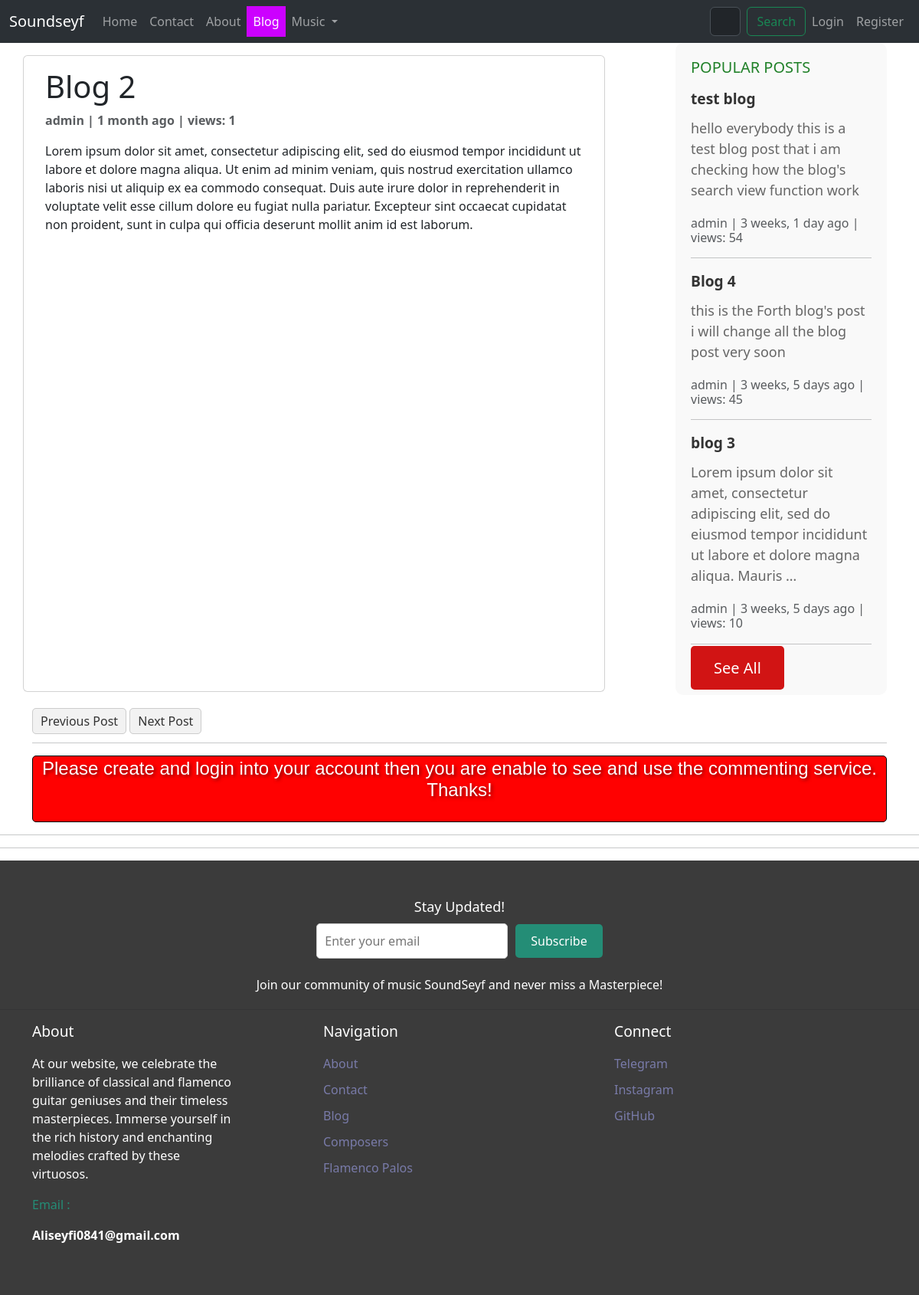
The page /blog/blog_two on the database its author committed.
### blog/models.py (models this page shows, shortened)
class Post(models.Model):
    title = models.CharField(max_length=255,unique=True)
    slug = models.SlugField(max_length=255,unique=True)
    author = models.ForeignKey(User,on_delete=models.CASCADE,null=True)
    content = models.TextField(null=True,blank=True)
    created_on = models.DateTimeField(auto_now_add=True)
    updated_on = models.DateTimeField(auto_now=True)
    published_on = models.DateTimeField(null=True)
    status = models.CharField(max_length=255,choices=STATUS_CHOICES)
    counted_views = models.IntegerField(default=0)
    login_required = models.BooleanField(default=False)
    class Meta:
        ordering = ['-created_on']

### blog/views.py (the view)
# urls.py: path('<slug:slug>',views.DetailView.as_view(),name="blog-single"),
class DetailView(generic.DetailView):
    model = Post
    template_name = "blog/blog-single.html"
    context_object_name = "post"
    def get(self, request, *args, **kwargs):
        response = super().get(request, *args, **kwargs)
        self.object.counted_views += 1
        self.object.save()
        return response
    def get_context_data(self, **kwargs):
        context = super().get_context_data(**kwargs)
        post = self.object
        previous_post = Post.objects.filter(id__lt=post.id).order_by('-id').first()
        next_post = Post.objects.filter(id__gt=post.id).order_by('id').first()
        context['previous_post'] = previous_post
        context['next_post'] = next_post
        return context

### blog/templatetags/blog-tags.py (called while the page is built)
@register.inclusion_tag('blog/sidebar.html')
def popularpost():
    popularposts = Post.objects.all().order_by('-counted_views')[:3]
    return  {"popularposts":popularposts}

### templates/blog/blog-single.html (shortened to what this page needs)
{% load static %}
{% load humanize %}
{% load blog-tags %}
<!DOCTYPE html>
<html lang="en">
<head>
    <link href="https://cdn.jsdelivr.net/npm/bootstrap@5.3.3/dist/css/bootstrap.min.css" rel="stylesheet"
>
    <link rel="stylesheet" type="text/css" href="{% static 'css/styles.css' %}">
</head>
<body data-bs-theme="light">
    <nav class="navbar navbar-expand-lg bg-body-tertiary" data-bs-theme="dark">
        <div class="container-fluid">
            <a class="navbar-brand" href="{% url 'website:index' %}">Soundseyf</a>
            <div class="collapse navbar-collapse" id="navbarSupportedContent">
                <ul class="navbar-nav me-auto mb-2 mb-lg-0">
                    <li class="nav-item">
                        <a class="nav-link {% if request.path == '/' %}active{% endif %}" aria-current="page"
                            href="{% url 'website:index' %}">Home</a>
                    </li>
                    <li class="nav-item">
                        <a class="nav-link {% if '/contact/' in request.path %}active{% endif %}"
                            href="{% url 'website:contact' %}">Contact</a>
                    </li>
                    <li class="nav-item">
                        <a class="nav-link {% if '/about/' in request.path %}active{% endif %}"
                            href="{% url 'website:about' %}">About</a>
                    </li>
                    <li class="nav-item">
                        <a class="nav-link {% if '/blog/' in request.path %}active{% endif %}"
                            href="{% url 'blog:blog-home' %}">Blog</a>
                    </li>
                    <li class="nav-item dropdown">
                        <a class="nav-link dropdown-toggle dropdown-toggle-arrow {% if '/music/' in request.path %}active{% endif %}"
                            href="#" role="button" data-bs-toggle="dropdown" aria-expanded="false">
                            Music
                        </a>
                    </li>
                </ul>
                <form style="padding-left: 45%;" method="get" class="d-flex me-auto" role="search"
                    action="{% url 'music:search' %}">
                    <input class="form-control me-2" name="s" type="search" placeholder="Search Composer fullname"
                        aria-label="Search" list="composer-list">
                    <button class="btn btn-outline-success" type="submit">Search</button>
                </form>
                <ul class="navbar-nav ms-auto">
                    {% if request.user.is_authenticated %}
                    <li class="nav-item dropdown">
                        <a class="nav-link dropdown-toggle" href="#" id="userDropdown" role="button"
                            data-bs-toggle="dropdown" aria-expanded="false">
                            {{ request.user.username }}
                        </a>
                        <ul class="dropdown-menu dropdown-menu-end" aria-labelledby="userDropdown">
                            <li><a class="dropdown-item" href="{% url 'music:Likes' %}">Favorites</a></li>
                            <li>
                                <hr class="dropdown-divider">
                            </li>
                            <li><a class="dropdown-item" href="{% url 'accounts:logout' %}">Logout</a></li>
                        </ul>
                    </li>
                    {% else %}
                    <li class="nav-item">
                        <a class="nav-link btn btn-primary" href="{% url 'accounts:login' %}">Login</a>
                    </li>
                    <li class="nav-item">
                        <a class="nav-link btn btn-success" href="{% url 'accounts:register' %}">Register</a>
                    </li>
                    {% endif %}
                </ul>
            </div>
        </div>
    </nav>
    <div class="container">
        <div class="row">
            <div class="col-md-8 card mb-4 mt-3 left top">
                <div class="card-body">
                    <h1>{% block title %} {{ object.title }} {% endblock title %}</h1>
                    <p style="font-weight: bold;" class="text-muted">{{ post.author }} | {{ post.created_on|naturaltime }} | views: {{ post.counted_views}}</p>
                    <p class="card-text">{{ object.content | safe }}</p>
                </div>
            </div>
            {% popularpost %}
        </div>
        <div class="post-navigation">
            {% if previous_post %}
            <a href="{% url 'blog:blog-single' previous_post.slug %}">Previous Post</a>
            {% endif %}
            {% if next_post %}
            <a href="{% url 'blog:blog-single' next_post.slug %}">Next Post</a>
            {% endif %}
        </div>
        <hr>
        {% if request.user.is_authenticated %}
        <script>
            /**
            *  RECOMMENDED CONFIGURATION VARIABLES: EDIT AND UNCOMMENT THE SECTION BELOW TO INSERT DYNAMIC VALUES FROM YOUR PLATFORM OR CMS.
            *  LEARN WHY DEFINING THESE VARIABLES IS IMPORTANT: https://disqus.com/admin/universalcode/#configuration-variables    */
            /*
            var disqus_config = function () {
            this.page.url = PAGE_URL;  // Replace PAGE_URL with your page's canonical URL variable
            this.page.identifier = PAGE_IDENTIFIER; // Replace PAGE_IDENTIFIER with your page's unique identifier variable
            };
            */
            (function () { // DON'T EDIT BELOW THIS LINE
                var d = document, s = d.createElement('script');
                s.src = 'https://guithub.disqus.com/embed.js';
                s.setAttribute('data-timestamp', +new Date());
                (d.head || d.body).appendChild(s);
            })();
        </script>
        <noscript>Please enable JavaScript to view the <a href="https://disqus.com/?ref_noscript">comments powered by
                Disqus.</a></noscript>
        {% else %}
        <div style="background-color: #ff0101; border: 1px solid #000000; border-radius: 5px; padding: 2px;">
            <h2 class="card-title text-center mb-4"
                style="font-size: 1.5rem; font-family: 'Oswald', sans-serif; color: #ffffff; text-shadow: 2px 2px 4px rgba(0, 0, 0, 0.5);">
                Please create and login into your account then you are enable to see and use the commenting service. Thanks!</h2>
        </div>
         {% endif %}
    </div>
</body>
<hr>
<hr>
<footer class="footer">
    <div class="container">
        <div class="footer-subscribe">
            <h3 style="color: #fff;">Stay Updated!</h3>
            <form action="{% url 'website:subscribe' %}" method="post">
                <input type="email" name="email" placeholder="Enter your email" required>
                <button type="submit">Subscribe</button>
            </form>
            <p style="padding-top: 2%;">Join our community of music SoundSeyf and never miss a Masterpiece!</p>
        </div>
    </div>
    <hr>
    <div class="container">
        <div class="row">
            <div class="col-md-4">
                <h5>About</h5>
                <p style="padding-top: 3%; padding-right:25%">At our website, we celebrate the brilliance of
                    classical and flamenco guitar geniuses and their timeless masterpieces. Immerse yourself in the
                    rich history and enchanting melodies crafted by these virtuosos.</p>
                <p style="color: #248d76;">Email :
                <p style="font-weight: bold;">Aliseyfi0841@gmail.com</p>
                </p>
            </div>
            <div class="col-md-4">
                <h5>Navigation</h5>
                <ul class="list-unstyled" style="padding-top: 3%;">
                    <li><a href="{% url 'website:about' %}">About</a></li>
                    <li><a href="{% url 'website:contact' %}">Contact</a></li>
                    <li><a href="{% url 'blog:blog-home' %}">Blog</a></li>
                    <li><a href="{% url 'music:composers' %}">Composers</a></li>
                    <li><a href="{% url 'music:palos' %}">Flamenco Palos</a></li>
                </ul>
            </div>
            <div class="col-md-4">
                <h5>Connect</h5>
                <ul class="list-unstyled" style="padding-top: 3%;">
                    <li><a href="#">Telegram</a></li>
                    <li><a href="https://www.instagram.com/pv.aliseyfi">Instagram</a></li>
                    <li><a href="https://github.com/aisdisappeared">GitHub</a></li>
                </ul>
            </div>
        </div>
    </div>
</footer>
</html>

### templates/blog/sidebar.html (shortened to what this page needs)
{% load static %}
{% load humanize %}
<!DOCTYPE html>
<html lang="en">
<head>
</head>
<body>
    <div class="sidebar">
        <div class="sidebar-widget">
            <h4>POPULAR POSTS</h4>
            <ul class="popular-posts-list">
                {% for post in popularposts %}
                <li style="font-weight: bolder;"><a href="{% url 'blog:blog-single' post.slug %}">{{ post.title }}</a>
                </li>
                <div class="blog-snippet">{{ post.content|truncatewords:20 }}</div>
                <p class="card-text text-muted h6">{{ post.author }} | {{post.created_on|naturaltime }} | views:
                    {{post.counted_views}}</p>
                <hr>
                {% endfor %}
            </ul>
            <a href="{% url 'blog:blog-home' %}" class="see-all-button">See All</a>
        </div>
    </div>
</body>
</html>

### statics/css/styles.css (style rules this page uses)
.post-navigation { margin-top: 2px; }
.post-navigation a { text-decoration: none; padding: 5px 10px; border: 1px solid #ccc; border-radius: 5px; background-color: #f2f2f2; color: #333; }

### templates/blog/blog-single.html (style rules this page uses)
.navbar-nav .nav-link.active { color: rgb(255, 255, 255); background-color: rgb(204, 0, 255); }
.footer { background-color: #3b3b3b; padding: 50px 0; }
.footer h5 { color: #ffffff; font-size: larger; }
.footer p { color: #ffffff; }
.footer ul { padding: 0; list-style: none; }
.footer ul li { margin-bottom: 10px; }
.footer ul li a { color: #797ba9; text-decoration: none; }
.footer-subscribe { text-align: center; margin-bottom: 20px; }
.footer-subscribe h3 { font-size: 18px; margin-bottom: 10px; }
.footer-subscribe form { display: flex; justify-content: center; align-items: center; }
.footer-subscribe input[type="email"] { width: 250px; padding: 10px; border: 1px solid #ccc; border-radius: 5px; margin-right: 10px; }
.footer-subscribe button { padding: 10px 20px; background-color: #248d76; color: #fff; border: none; border-radius: 5px; cursor: pointer; }

### templates/blog/sidebar.html (style rules this page uses)
.sidebar { width: 300px; margin-left: auto; }
.sidebar-widget { background-color: #f9f9f9; padding: 20px; border-radius: 10px; margin-bottom: 20px; }
.sidebar-widget h4 { color: #218129; font-size: 20px; margin-bottom: 15px; }
.popular-posts-list { list-style: none; padding: 0; }
.popular-posts-list li { margin-bottom: 10px; font-size: larger; }
.popular-posts-list a { color: #333; text-decoration: none; }
.see-all-button { padding: 15px 30px; background-color: #d11414; color: #fff; border: none; border-radius: 5px; cursor: pointer; transition: background-color 0.3s ease; text-decoration: none; font-size: 20px; }
.blog-snippet { font-size: 18px; color: #666; margin-bottom: 20px; }

### rows shown on the page
Post: title "Blog 2", author "admin", created_on "1 month ago", counted_views "1", content "Lorem ipsum dolor sit amet, consectetur adipiscing elit, sed do eiusmod tempor incididunt ut labore et dolore magna aliqua. Ut enim ad minim veniam, quis nostrud exercitation ullamco laboris nisi ut aliquip ex ea commodo consequat. Duis aute irure dolor in reprehenderit in voluptate velit esse cillum dolore eu fugiat nulla pariatur. Excepteur sint occaecat cupidatat non proident, sunt in culpa qui officia deserunt mollit anim id est laborum."
Post: title "test blog", content "hello everybody this is a test blog post that i am checking how the blog's search view function work", author "admin", created_on "3 weeks, 1 day ago", counted_views "54"
Post: title "Blog 4", content "this is the Forth blog's post i will change all the blog post very soon", author "admin", created_on "3 weeks, 5 days ago", counted_views "45"
Post: title "blog 3", content "Lorem ipsum dolor sit amet, consectetur adipiscing elit, sed do eiusmod tempor incididunt ut labore et dolore magna aliqua. Mauris …", author "admin", created_on "3 weeks, 5 days ago", counted_views "10"
